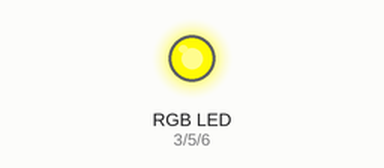
Simulated run of this sketch. Board: Arduino Uno, built with avr-gcc and run on an emulated ATmega328P. Shown: an RGB LED mixed from three pins (HIGH = lit).

Above: at 0.05 s.
At 1.3 s:
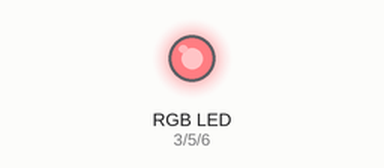
At 1.9 s:
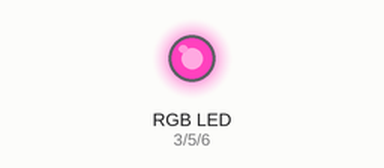
At 2.55 s:
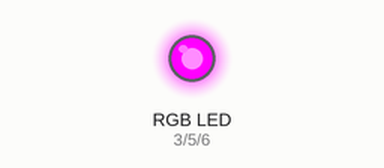
Timing chart, 0 to 5.9 s (numbered marks = the images above):
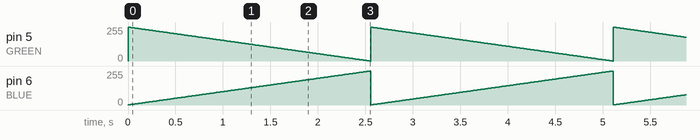

Measured:
- by itself, pin 5 (GREEN): ramps from 254/255 to 0/255 and jumps back, once every 2.6 s
- by itself, pin 6 (BLUE): ramps from 1/255 to 255/255 and jumps back, once every 2.6 s

The sketch:

Fade.ino
```cpp
//Defining colour constants to chip pins
#define RED 3
#define GREEN 5
#define BLUE 6

//Assigning default pin modes and type
void setup(){
  pinMode(RED, OUTPUT);
  pinMode(GREEN, OUTPUT);
  pinMode(BLUE, OUTPUT);

  digitalWrite(RED, HIGH);
  digitalWrite(GREEN, LOW);
  digitalWrite(BLUE, LOW);
}

int red;
int green;
int blue;

void loop()
{
  red = 0;
  green = 255;
  blue = 0;

  //Slowly turns green light into blue light
  for (int i = 0; i < 255; i += 1){
      green --;
      blue ++;

      analogWrite(BLUE, blue);
      analogWrite(GREEN, green);
      delay(10);
  }

}
```
